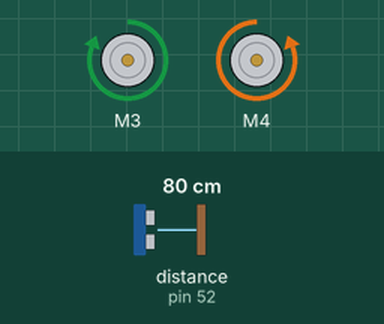
This sketch was run on a simulated Arduino Mega 2560, built with avr-gcc and run on an emulated ATmega2560. On the bench: 2 × DC motor (green arrow = forward, orange = backward, longer = faster). Inputs (shaded band) come from the test bench; at power-on: distance to the obstacle (sensor on pin 52) 80 cm. What the sketch prints to the serial monitor is not drawn.

Above: at 1.2 s.
1.3 s: distance to the obstacle (sensor on pin 52) set to 2 cm
Timing chart, 0 to 56.8 s (numbered marks = the images above; inputs shaded):
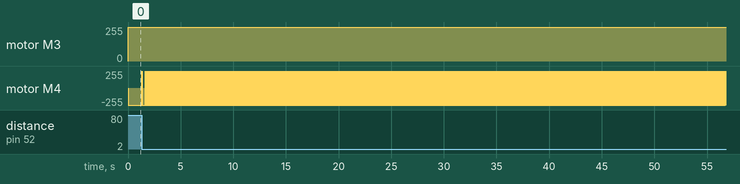

The sketch:

Main.ino
```cpp
#include <Ultrasonic.h>

#include <AFMotor.h>


AF_DCMotor motor1(3);
AF_DCMotor motor2(4);

/*Definir posição e portas utilizadas*/
Ultrasonic Distancia(53, 52);
int SensorLinha = 51;
long tempo;


void setup() {
    motor1.setSpeed(255);
    motor2.setSpeed(255);
    Serial.begin(9600);

    //Definição dos sensores
    pinMode(SensorLinha, INPUT);
}

void loop() {


    ProcuraOponente();

}

void ProcuraOponente(){
  float cm;
  tempo = Distancia.timing();

  bool Encontrado = false;

  if(Encontrado == false){
     cm = Distancia.convert(tempo, Ultrasonic::CM);

      motor1.run(FORWARD);
      motor2.run(BACKWARD);
      Serial.println(cm);
      if(cm <= 15){
        motor1.run(RELEASE);
            motor2.run(RELEASE);
           Lutar(cm);
      }
  }
}


void Lutar(float cm){
  if(cm <= 15){
        motor1.run(FORWARD);
        motor2.run(FORWARD);
  }else{


     /* if(digitalRead(SensorLinha) == HIGH){
            motor1.run(RELEASE);
            motor2.run(RELEASE);
        }*/
    return ProcuraOponente();
  }

}
```

Measured:
- after the input at 1.3 s, motor M4: backward 255/255 → forward 255/255 at once, then moves between backward 255/255 and forward 255/255, repeating every 7.5 s
